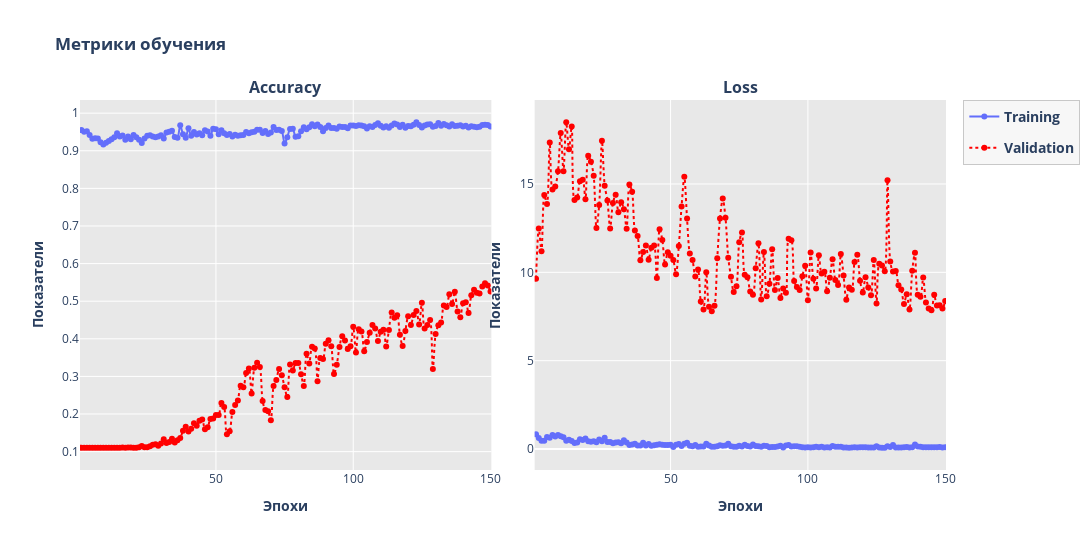

Here is the notebook cell this chart was saved with:
### Code cell
import plotly.graph_objects as go
from plotly.subplots import make_subplots
import plotly.offline as py

acc_plot = hist.history['accuracy']
ls_plot = hist.history['loss']

val_acc_plot = hist.history['val_accuracy']

val_ls_plot = hist.history['val_loss']
epochs = list(range(1, len(acc_plot) + 1))

fig = make_subplots(rows=1, cols=2, subplot_titles=("<b>Accuracy</b>", "<b>Loss</b>",), horizontal_spacing=0.05)

# Accuracy
fig.add_trace(go.Scatter(x=list(epochs), y=acc_plot, legendgroup='<b>Training</b>', name='<b>Training</b>',
                            line=dict(shape='spline', smoothing=0.8, color='#636efb'), mode='markers+lines', marker=dict(color='#636efb')), row=1, col=1)
fig.add_trace(go.Scatter(x=list(epochs), y=val_acc_plot, legendgroup='<b>Validation</b>', name='<b>Validation</b>',
                            line=dict(shape='spline', smoothing=0.8, dash='dot', color='red'), mode='markers+lines', marker=dict(color='red')), row=1, col=1)

# Loss
fig.add_trace(go.Scatter(x=list(epochs), y=ls_plot, legendgroup='<b>Training</b>', name='<b>Training</b>', showlegend=False,
                            line=dict(shape='spline', smoothing=0.8, color='#636efb'), mode='markers+lines', marker=dict(color='#636efb')), row=1, col=2)
fig.add_trace(go.Scatter(x=list(epochs), y=val_ls_plot, legendgroup='<b>Validation</b>', name='<b>Validation</b>', showlegend=False,
                            line=dict(shape='spline', smoothing=0.8, dash='dot', color='red'), mode='markers+lines', marker=dict(color='red')), row=1, col=2)


fig.update_traces(hovertemplate='Epoch: %{x}<br>Value: %{y}')

fig.update_yaxes(title_text="<b>Показатели</b>")
fig.update_xaxes(title_text="<b>Эпохи</b>")
fig.update_layout(legend=dict(font=dict(size=14), bgcolor='lightgray'))


fig.update_layout(
    height=550, 
    width=2000, 
    title_text="<b>Метрики обучения</b>",
    legend=dict(
        font=dict(size=14),
        bgcolor='rgba(240, 240, 240, 0.5)',
        bordercolor='rgba(200, 200, 200, 1)',
        borderwidth=1,
    ),
    plot_bgcolor='rgba(210, 210, 210, 0.5)',
    
    # paper_bgcolor='rgba(250, 250, 250, 1)'
)
fig.update_xaxes(range=[0.5, max(epochs)+0.3])
py.plot(fig, filename=r'C:\My_projects\nuke\metrics\plotly\YAMNet_metrics_accuracy_and_loss.html')
fig.write_image(r"C:\My_projects\nuke\metrics\plotly\YAMNet_metrics_accuracy_and_loss.svg")
fig.show()

### Figure 1 — Plotly figure (JSON) as saved in the notebook; plotly's stock layout.template omitted (floating-point values rounded to 4 significant figures; data arrays with more than 128 entries replaced by an {"elided": "..."} marker saying what was removed)
{"data": [{"hovertemplate": "Epoch: %{x}<br>Value: %{y}", "legendgroup": "<b>Training</b>", "line": {"color": "#636efb", "shape": "spline", "smoothing": 0.8}, "marker": {"color": "#636efb"}, "mode": "markers+lines", "name": "<b>Training</b>", "type": "scatter", "x": {"elided": "150 int values"}, "xaxis": "x", "y": {"elided": "150 float values"}, "yaxis": "y"}, {"hovertemplate": "Epoch: %{x}<br>Value: %{y}", "legendgroup": "<b>Validation</b>", "line": {"color": "red", "dash": "dot", "shape": "spline", "smoothing": 0.8}, "marker": {"color": "red"}, "mode": "markers+lines", "name": "<b>Validation</b>", "type": "scatter", "x": {"elided": "150 int values"}, "xaxis": "x", "y": {"elided": "150 float values"}, "yaxis": "y"}, {"hovertemplate": "Epoch: %{x}<br>Value: %{y}", "legendgroup": "<b>Training</b>", "line": {"color": "#636efb", "shape": "spline", "smoothing": 0.8}, "marker": {"color": "#636efb"}, "mode": "markers+lines", "name": "<b>Training</b>", "showlegend": false, "type": "scatter", "x": {"elided": "150 int values"}, "xaxis": "x2", "y": {"elided": "150 float values"}, "yaxis": "y2"}, {"hovertemplate": "Epoch: %{x}<br>Value: %{y}", "legendgroup": "<b>Validation</b>", "line": {"color": "red", "dash": "dot", "shape": "spline", "smoothing": 0.8}, "marker": {"color": "red"}, "mode": "markers+lines", "name": "<b>Validation</b>", "showlegend": false, "type": "scatter", "x": {"elided": "150 int values"}, "xaxis": "x2", "y": {"elided": "150 float values"}, "yaxis": "y2"}], "layout": {"annotations": [{"font": {"size": 16}, "showarrow": false, "text": "<b>Accuracy</b>", "x": 0.2375, "xanchor": "center", "xref": "paper", "y": 1, "yanchor": "bottom", "yref": "paper"}, {"font": {"size": 16}, "showarrow": false, "text": "<b>Loss</b>", "x": 0.7625, "xanchor": "center", "xref": "paper", "y": 1, "yanchor": "bottom", "yref": "paper"}], "height": 550, "legend": {"bgcolor": "rgba(240, 240, 240, 0.5)", "bordercolor": "rgba(200, 200, 200, 1)", "borderwidth": 1, "font": {"size": 14}}, "plot_bgcolor": "rgba(210, 210, 210, 0.5)", "title": {"text": "<b>Метрики обучения</b>"}, "width": 2000, "xaxis": {"anchor": "y", "domain": [0, 0.475], "range": [0.5, 150.3], "title": {"text": "<b>Эпохи</b>"}}, "xaxis2": {"anchor": "y2", "domain": [0.525, 1], "range": [0.5, 150.3], "title": {"text": "<b>Эпохи</b>"}}, "yaxis": {"anchor": "x", "domain": [0, 1], "title": {"text": "<b>Показатели</b>"}}, "yaxis2": {"anchor": "x2", "domain": [0, 1], "title": {"text": "<b>Показатели</b>"}}}}
